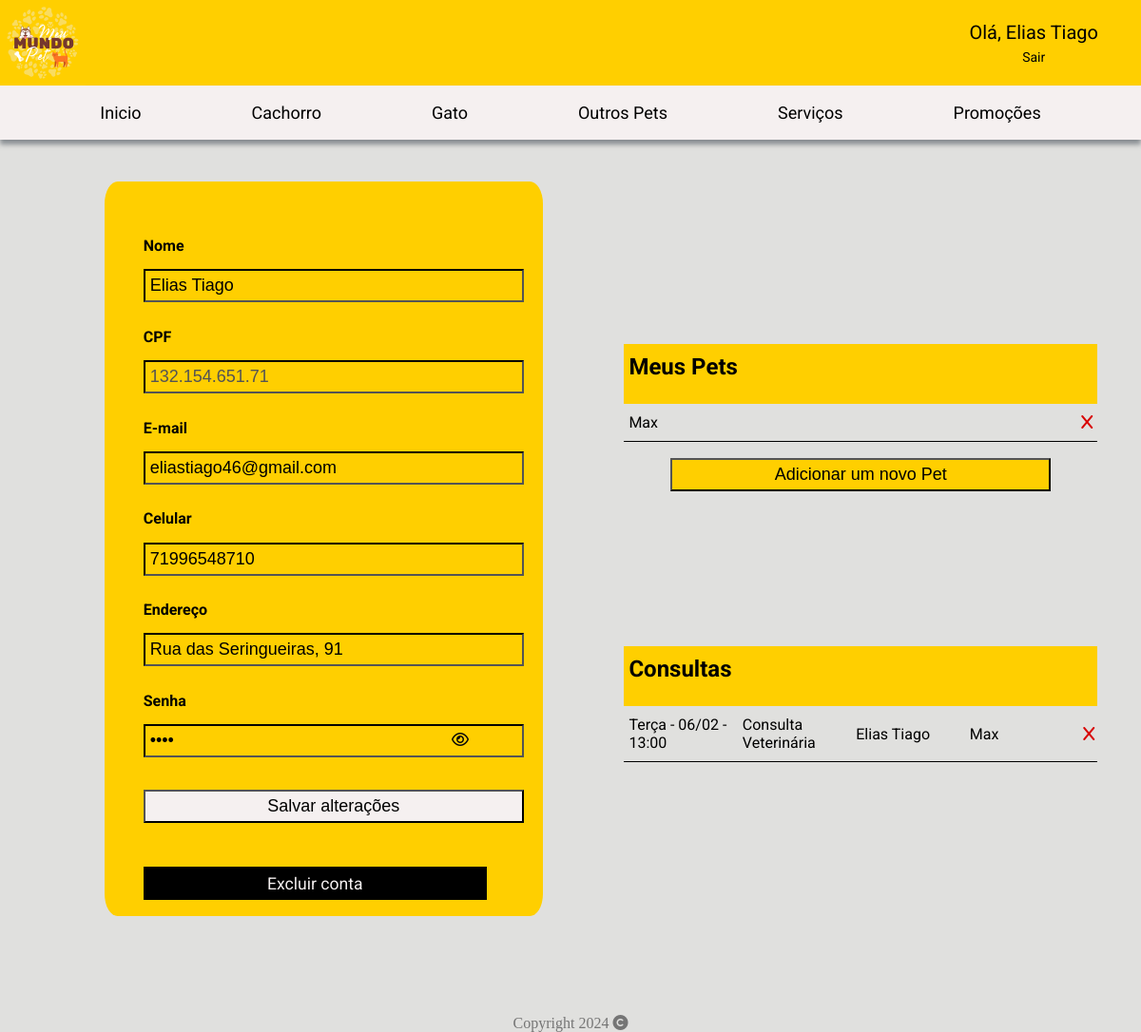
/perfil (signed in), run on the app's committed database.
### tables this page shows
CREATE TABLE "humano" (
	"id_humano"	INTEGER UNIQUE,
	"nome_humano"	TEXT,
	"cpf_humano"	NUMERIC,
	"email_humano"	TEXT,
	"contato_humano"	NUMERIC,
	"endereco_humano"	TEXT,
	"senha"	TEXT,
	PRIMARY KEY("id_humano" AUTOINCREMENT)
);

CREATE TABLE "clientes" (
	"id_cliente"	INTEGER UNIQUE,
	"nome_cliente"	TEXT,
	"id_animal"	INTEGER,
	"id_humano"	INTEGER,
	FOREIGN KEY("id_humano") REFERENCES "humano"("id_humano"),
	PRIMARY KEY("id_cliente" AUTOINCREMENT),
	FOREIGN KEY("id_animal") REFERENCES "animal"("id_animal")
);

CREATE TABLE "agendamento" (
	"id_agendamento"	INTEGER UNIQUE,
	"data_agendamento"	TEXT,
	"hora_agendamento"	TEXT,
	"id_profissional"	INTEGER,
	"id_cliente"	INTEGER,
	"id_servico"	INTEGER,
	PRIMARY KEY("id_agendamento" AUTOINCREMENT),
	FOREIGN KEY("id_servico") REFERENCES "servicos"("id_servico"),
	FOREIGN KEY("id_cliente") REFERENCES "clientes"("id_cliente"),
	FOREIGN KEY("id_profissional") REFERENCES "profissional"("id_profissional")
);

CREATE TABLE "servicos" (
	"id_servico"	INTEGER UNIQUE,
	"tipo_servico"	TEXT,
	"valor_servico"	REAL,
	"id_animal"	INTEGER,
	FOREIGN KEY("id_animal") REFERENCES "animal"("id_animal"),
	PRIMARY KEY("id_servico" AUTOINCREMENT)
);

CREATE TABLE "profissional" (
	"id_profissional"	INTEGER UNIQUE,
	"nome_profissional"	TEXT,
	"id_animal"	INTEGER,
	"contato_profissional"	NUMERIC,
	"crmv_profissional"	NUMERIC,
	FOREIGN KEY("id_animal") REFERENCES "animal"("id_animal"),
	PRIMARY KEY("id_profissional" AUTOINCREMENT)
);

### default.py (the view)
@app.route("/perfil", methods = ["GET", "POST"])
def perfil():
    if request.method == "POST":
        nome = request.form["nome"]
        email = request.form["email"]
        cpf = request.form["cpf"]
        celular = request.form["celular"]
        endereco = request.form["endereco"]
        senha = request.form["senha"]
        rep.alterar_dados(nome, cpf, email, celular, endereco, senha, current_user.id)
        info = rep.verificacao(current_user.id)
        pets = rep.info_clientes(current_user.id)
        todasConsultas = []
        for pet in pets:
            consultas = rep.info_consulta(pet[0])
            for consulta in consultas:
                profissional = rep.profissional_consulta(consulta[3])
                servico = rep.servico(consulta[5])
                infoConsulta = (consulta[0], pet[1], profissional[0][1], servico[0][1], consulta[1], consulta[2])
                todasConsultas.append(infoConsulta)
        flash("Dados atualizados com sucesso.")
        return render_template ('perfil.html', pets = pets, consultas = todasConsultas)
    else:
        info = rep.verificacao(current_user.id)
        pets = rep.info_clientes(current_user.id)
        todasConsultas = []
        for pet in pets:
            consultas = rep.info_consulta(pet[0])
            for consulta in consultas:
                profissional = rep.profissional_consulta(consulta[3])
                servico = rep.servico(consulta[5])
                infoConsulta = (consulta[0], pet[1], profissional[0][1], servico[0][1], consulta[1], consulta[2])
                todasConsultas.append(infoConsulta)
        return render_template ('perfil.html', pets = pets, consultas = todasConsultas)

### rep.py (called while the page is built)
def profissional_consulta(id_profissional:int):
    try:
        conn = sqlite3.connect('petshop.db')
        cursor = conn.cursor()
        sql_select = f'SELECT * FROM profissional WHERE id_profissional = {id_profissional}'
        cursor.execute(sql_select)
        profissional = cursor.fetchall()
        conn.close
        return profissional
    except:
        return False

def verificacao(id):
    try:
        conn = sqlite3.connect('petshop.db')
        cursor = conn.cursor()
        sql_select = f'SELECT * FROM humano WHERE id_humano = "{id}"'
        cursor.execute(sql_select)
        cliente = cursor.fetchall()
        conn.close()
        return cliente
    except:
        False

def info_clientes(id_humano):
    try:
        conn = sqlite3.connect('petshop.db')
        cursor = conn.cursor()
        sql_select = f'SELECT * FROM clientes WHERE id_humano = "{id_humano}"'
        cursor.execute(sql_select)
        clientes = cursor.fetchall()
        conn.close()
        return clientes
    except:
        False

def info_consulta(id_cliente):
    try:
        conn = sqlite3.connect('petshop.db')
        cursor = conn.cursor()
        sql_select = f'SELECT * FROM agendamento WHERE id_cliente = "{id_cliente}"'
        cursor.execute(sql_select)
        consulta = cursor.fetchall()
        conn.close()
        return consulta
    except:
        False

def servico(id_servico):
    try:
        conn = sqlite3.connect('petshop.db')
        cursor = conn.cursor()
        sql_select = f'SELECT * FROM servicos WHERE id_servico = "{id_servico}"'
        cursor.execute(sql_select)
        servico = cursor.fetchall()
        conn.close()
        return servico
    except:
        False

### user.py (called while the page is built)
@lm.user_loader
def load_user(id):
    cliente = rep.verificacao(id)
    user = User(cliente[0][0], cliente[0][1], cliente[0][2], cliente[0][3], cliente[0][4], cliente[0][5], cliente[0][6])
    return user

### templates/perfil.html (shortened to what this page needs)
<!DOCTYPE html>
<html>
    <head>
        <link rel="stylesheet" href="../static/style/perfil.css">
        <link href="https://cdnjs.cloudflare.com/ajax/libs/font-awesome/6.5.1/css/all.min.css" rel="stylesheet">
    </head>
    <body>
        <header>
            <div class="container">
                <div class="div-container">
                    <img class="img-logo" src="../static/image/logo.png" alt="Logo tipo do petshop">
                </div>
                <div class="div-container">
                </div>
                <div class="div-container login">
                    <div class="user">
                        <a href="/perfil"> Olá, {{current_user.nome_humano}}</a>
                        <a id="logout" href="/logout">Sair</a>
                    </div>
                </div>
            </div>
            <nav>
                <ul class="menu">
                    <li><a class="inicio" href="/"><img class="img-menu" src="{{ url_for('static', filename='image/inicio.png')}}" alt="imagem menu">Inicio</a></li>
                    <li><a class="cachorro" href="#"><img class="img-menu" src="{{ url_for('static', filename='image/cachorro.png')}}" alt="imagem cachorro">Cachorro</a>
                    </li>
                    <li><a class="gato" href="#"><img class="img-menu" src="{{ url_for('static', filename='image/gato.png')}}" alt="imagem gato">Gato</a>
                    </li>
                    <li><a class="passaro" href="#"><img class="img-menu" src="{{ url_for('static', filename='image/passaro.png')}}" alt="imagem pássaro">Outros Pets</a>
                    </li>
                    <li><a class="servico" href="/servicos"><img class="img-menu" src="{{ url_for('static', filename='image/servico.png')}}" alt="imagem coração">Serviços</a></li>
                    <li><a class="promocao" href="/promocao"><img class="img-menu" src="{{ url_for('static', filename='image/promocao.png')}}" alt="imagem desconto">Promoções</a></li>
                </ul>
            </nav>
        </header>
        <section class="conteudo">
            <div class="info-esquerda">
                <div class="box-login">
                    <form>
                        <label for="nome">Nome</label>
                        <input type="text" id="nome" name="nome" value="{{current_user.nome_humano}}" placeholder="Digite seu nome completo">
                        <label for="cpf">CPF</label>
                        <input type="text" id="cpf" name="cpf" value="{{current_user.cpf_humano}}" disabled>
                        <label for="email">E-mail</label>
                        <input type="text" id="email" name="email" value="{{current_user.email_humano}}" placeholder="Digite seu email">
                        <label for="celular">Celular</label>
                        <input type="tel" id="celular" name="celular" value="{{current_user.contato_humano}}" placeholder="DDD + Celular">
                        <label for="endereco">Endereço</label>
                        <input type="text" id="endereco" name="endereco" value="{{current_user.endereco_humano}}" placeholder="Digite seu endereço">
                        <label for="senha">Senha</label>
                        <div class="password">
                            <input type="password" id="senha" name="senha" value="{{current_user.senha}}" placeholder="Digite uma senha">
                            <i class="fa-regular fa-eye" style="color: #0a0a0a;" id="btn-senha" onclick="mostarSenha()"></i>
                        </div>
                        <input type="submit" class="save" nome="salvar" value="Salvar alterações">
                        <a href="/delete/conta/{{current_user.id}}" class="excluir-conta">Excluir conta</a>
                    </form>
                </div>
            </div>
            <div class="info-direita">
                <div class="box-info-direita">
                    <div class="meus-pets">
                        <table>
                            <tr>
                                <th>Meus Pets</th>
                                <th>&nbsp;</th>
                            </tr>
                            {% if pets != [] %}
                            {% for pet_id, nome_cliente, id_animal, id_humano in pets %}
                            <tr>
                                <td>{{nome_cliente}}</td>
                                <td class="excluir-pet"><a href="/delete/pet/{{pet_id}}"><i class="fa-solid fa-x" style="color: #d80202;"></i></a></td>
                            </tr>
                            {% endfor %}
                            {% endif %}
                        </table>
                        <input type="submit" class="add-left" nome="adicionar" value="Adicionar um novo Pet">
                    </div>
                    <div class="Consultas">
                        <table class="tabela-consulta">
                            <tr>
                                <th colspan="4">Consultas</th>
                                <th>&nbsp;</th>
                            </tr>
                            {% if consultas != [] %}
                            {% for id, nome, profissional, servico, data, hora in consultas%}
                            <tr class="linha-consulta">
                                <td>{{data}} - {{hora}}</td>
                                <td>{{servico}}</td>
                                <td>{{profissional}}</td>
                                <td>{{nome}}</td>
                                <td><a href="/delete/consulta/{{id}}"><i class="fa-solid fa-x" style="color: #d80202;"></i></a></td>
                            </tr>
                            {% endfor %}
                            {% endif %}
                        </table>
                    </div>
                </div>
            </div>
        </section>
        <footer class="rodape">
            <div class="copy">Copyright 2024 <i class="fa-solid fa-copyright" style="color: rgb(117, 117, 117);"></i></div>
        </footer>
    </body>
</html>

### static/style/perfil.css (style rules this page uses)
* { margin: 0; padding: 0; box-sizing: border-box; }
body { background-color: #e0e0de; display: flex; flex-direction: column; height: 100vh; }
.user { display: flex; flex-direction: column; justify-content: center; align-items: center; }
#logout { font-size: 14px; margin-top: 5%; }
section { padding: 2%; }
.conteudo { flex: 1 0 auto; display: flex; }
.rodape { flex-shrink: 0; }
header { background-color: #FFCF00; width: 100%; font-family: 'Roboto', sans-serif; }
.container { display: flex; justify-content: space-between; }
.container .div-container { width: 25%; display: flex; align-items: center; }
.img-logo { width: 30%; }
.login { justify-content: end; padding: 15px; margin-right: 30px; }
.login a { font-size: 20px; text-decoration: none; color: black; }
nav { background-color: #F5F0F0; margin: 0 auto; display: flex; justify-content: center; align-items: center; box-shadow: 0px 5px 5px #313b4580; }
.menu > li, .menu > a { display: inline-block; }
.menu li { position: relative; list-style-type: none; }
.menu a { text-decoration: none; color: black; display: block; padding: 18px 3.5rem; transition: background-color .22s ease, color .22s ease; display: flex; align-items: center; justify-content: space-between; font-size: 18px; }
.info-esquerda { width: 50%; display: flex; flex-direction: column; justify-content: center; align-items: end; }
.box-login { background-color: #FFCF00; width: 80%; height: 95%; border-radius: 3%; padding: 10% 7%; display: flex; flex-direction: column; justify-content:space-around; margin-right: 5%; }
label { font-family: 'Roboto', sans-serif; margin-bottom: 2%; font-weight: bold; }
input { background-color: transparent; border-color: black; font-size: 18px; padding: 5px; margin-top: 2%; margin-bottom: 7%; width: 25rem; }
.save { background-color: #F5F0F0; cursor: pointer; }
.password i { cursor: pointer; position: absolute; right: 10%; top: 23%; }
.password { position: relative; }
form { width: 100%; height: 100%; display: flex; flex-direction: column; justify-content: space-around; }
.info-direita { width: 50%; display: flex; flex-direction: column; justify-content: center; }
.box-info-direita { width: 95%; padding-left: 5%; padding-top: 3%; display: flex; flex-direction: column; align-items: center; margin-left: 3%; justify-content: center; }
.meus-pets { width: 100%; display: flex; flex-direction: column; justify-content: center; align-items: center; padding: 10%; margin: 3% 5%; font-family: 'Roboto', sans-serif; }
.Consultas { width: 100%; display: flex; flex-direction: column; justify-content: center; align-items: center; padding: 10%; margin: 3% 5%; font-family: 'Roboto', sans-serif; }
table { width: 120%; margin-bottom: 2%; border-collapse: collapse; }
th { padding: 2% 1% 5% 1%; text-align: left; border-collapse: collapse; font-size: 24px; background-color: #FFCF00; }
td { padding: 2% 1%; text-align: left; border-bottom: 1px solid black; border-collapse: collapse; width: 24%; }
.add-left { background-color: #FFCF00; cursor: pointer; }
td i { cursor: pointer; }
.excluir-pet { text-align: right; }
.excluir-conta { padding: 2%; background-color: black; text-decoration: none; width: 95%; height: 15%; margin-top: 5%; font-size: 110%; cursor: pointer; border: none; display: flex; align-items: center; justify-content: center; color: #F5F0F0; font-family: 'Roboto', sans-serif; }
footer { margin-top: 5%; display: flex; align-items: center; justify-content: center; }
.copy { color: rgb(117, 117, 117); }

### data on the page
humano: nome_humano "Elias Tiago", nome "Elias Tiago", cpf "132.154.651.71", email "eliastiago46@gmail.com", celular "71996548710", endereco "Rua das Seringueiras, 91"
clientes: nome_cliente "Max", consultas "Max"
agendamento: consultas "Terça - 06/02", consultas "13:00"
servicos: consultas "Consulta Veterinária"
profissional: consultas "Elias Tiago"
